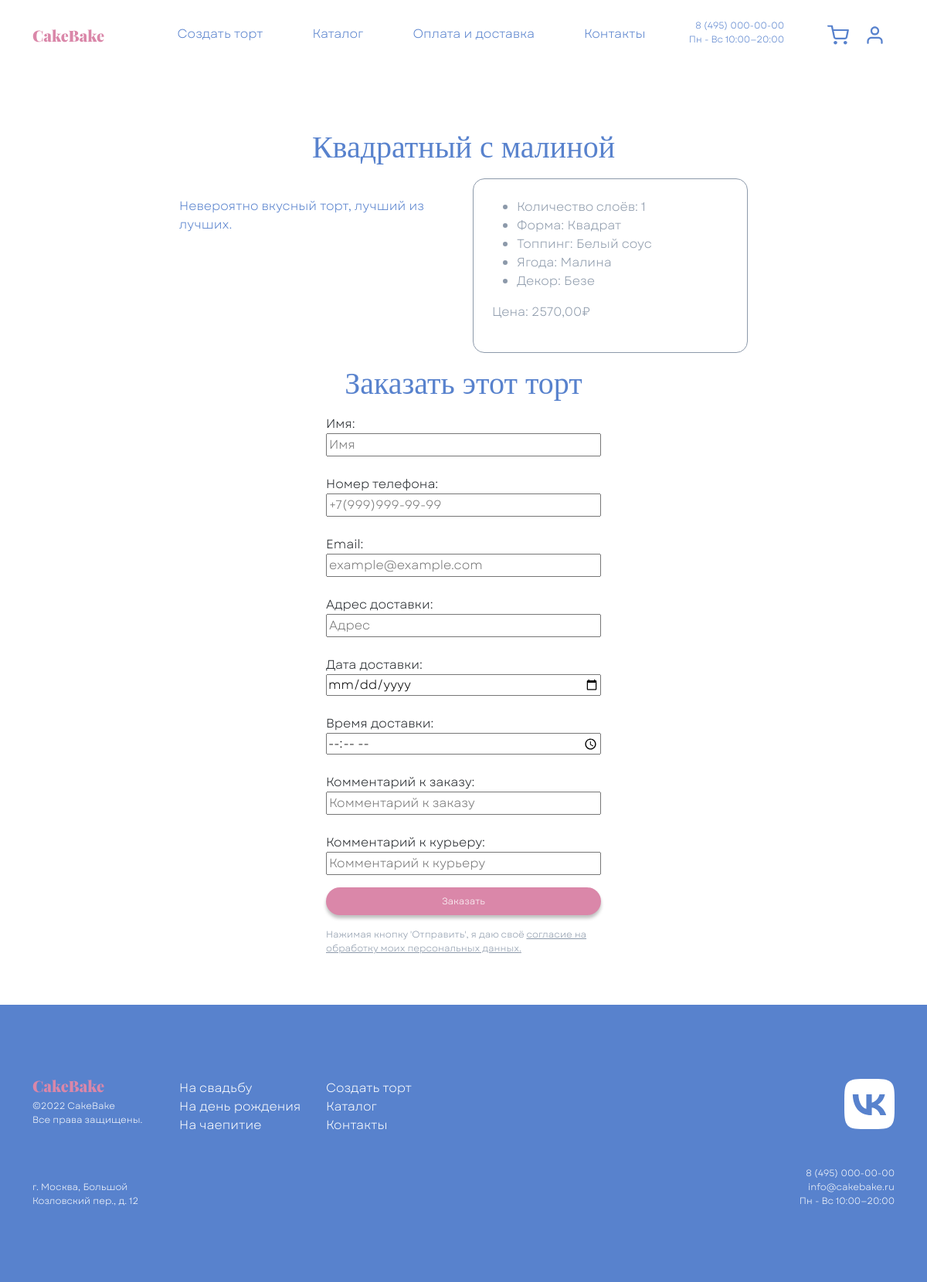
/cake/1, run on the app's committed database.
### BakeCake/models.py (models this page shows, shortened)
class Cake(models.Model):
    title = models.CharField(max_length=25, verbose_name='Название')
    image = models.ImageField(upload_to='images/cakes',
                              verbose_name='Картинка')
    description = models.TextField(null=True,
                                   blank=True,
                                   verbose_name='Описание')
    levels_number = models.ForeignKey(Layer,
                                      verbose_name='Количество уровней',
                                      on_delete=models.SET_NULL,
                                      related_name='cakes',
                                      null=True,
                                      blank=True)
    shape = models.ForeignKey(Shape,
                              verbose_name='Форма',
                              on_delete=models.SET_NULL,
                              null=True,
                              blank=True,
                              related_name='cakes')
    topping = models.ForeignKey(Topping,
                                verbose_name='Топпинг',
                                on_delete=models.SET_NULL,
                                related_name='cakes',
                                null=True,
                                blank=True)
    berry = models.ForeignKey(Berry,
                              verbose_name='Ягода',
                              on_delete=models.SET_NULL,
                              related_name='cakes',
                              null=True,
                              blank=True)
    decor = models.ForeignKey(Decor,
                              verbose_name='Декор',
                              on_delete=models.SET_NULL,
                              related_name='cakes',
                              null=True,
                              blank=True)
    inscription = models.CharField(max_length=25,
                                   verbose_name='Надпись',
                                   blank=True,
                                   null=True)
    price = models.DecimalField(max_digits=10, decimal_places=2, default=100)

class Shape(models.Model):
    shapes = {'ROUND': 'Круг',
              'SQUARE': 'Квадрат',
              'RECTANGLE': 'Прямоугольник'}
    title = models.CharField(choices=shapes,
                             max_length=25,
                             verbose_name='Форма')
    price = models.DecimalField(max_digits=10, decimal_places=2, default=100)

class Topping(models.Model):
    title = models.CharField(max_length=25, verbose_name='Название')
    description = models.TextField(null=True,
                                   blank=True,
                                   verbose_name='Описание')
    price = models.DecimalField(max_digits=10, decimal_places=2, default=100)

class Berry(models.Model):
    title = models.CharField(max_length=25, verbose_name='Название')
    description = models.TextField(null=True,
                                   blank=True,
                                   verbose_name='Описание')
    price = models.DecimalField(max_digits=10, decimal_places=2, default=100)

class Decor(models.Model):
    title = models.CharField(max_length=25, verbose_name='Название')
    description = models.TextField(null=True,
                                   blank=True,
                                   verbose_name='Описание')
    price = models.DecimalField(max_digits=10, decimal_places=2, default=100)

### BakeCake/views.py (the view)
# urls.py: path('cake/<int:cake_id>', cake_page, name='cake_page'),
def cake_page(request, cake_id: int, errors=None):
    requested_cake = Cake.objects\
        .select_related('topping', 'berry', 'decor', 'shape', 'levels_number')\
        .get(id=cake_id)
    if request.user.is_authenticated:
        user = request.user
    else:
        user = None
    context = {
        'cake_id': cake_id,
        'title': requested_cake.title,
        'image': requested_cake.image.url,
        'description': requested_cake.description,
        'levels_number': requested_cake.levels_number.number,
        'shape': requested_cake.shape.get_title_display,
        'topping': requested_cake.topping.title,
        'berry': requested_cake.berry.title,
        'decor': requested_cake.decor.title,
        'inscription': requested_cake.inscription,
        'price': requested_cake.price,
        'user': user,
        'errors': errors
    }
    return render(request, 'cake_page.html', context)

### templates/cake_page.html (shortened to what this page needs)
{% extends "base.html" %}
{% load static %}
{% block content %}
<main>
    <div class="container mt-header">
        <article class="row pt-header d-flex justify-content-center">
            <h2 class="font_Gogh fs_40 cake_blue text-center mb-3">{{ title }}</h2>
            <div class="col-12 col-sm-6 col-lg-4 d-flex flex-column align-items-center">
                <span class="cake_blue mt-4 fw-lighter mb-4">{{ description }}</span><br>
            </div>
            <div class="col-12 col-lg-4 d-flex">
                <div class="cake__card1 p-4 position-relative cake_grey" style="width: 100%;">
                    <ul>
                        <li>Количество слоёв: {{ levels_number }}</li>
                        <li>Форма: {{ shape }}</li>
                        <li>Топпинг: {{ topping }}</li>
                        {% if berry %}
                            <li>Ягода: {{ berry }}</li>
                        {% endif %}
                        {% if decor %}
                            <li>Декор: {{ decor }}</li>
                        {% endif %}
                    </ul>
                    <p>Цена: {{ price }}₽</p>
                </div>
            </div>
            <div class="col-6 col-lg-4 d-flex flex-column align-items-center">
                <h2 class="font_Gogh fs_40 cake_blue text-center mb-3">Заказать этот торт</h2>
                <form method="post" action="{% url 'create_regular_cake_order' cake_id  %}">
                    Имя:<br>
                    <input type="text" name="name" style="width: 100%;" placeholder="Имя" required="" value="{{ user.first_name }}">
                    <br><br>
                    Номер телефона:<br>
                    <input type="tel" name="phone" style="width: 100%;" placeholder="+7(999)999-99-99" required="" value="{{ user.phone_number }}">
                    <br><br>
                    Email:<br>
                    <input type="email" name="email" style="width: 100%;" placeholder="example@example.com" required="" value="{{ user.email }}">
                    <br><br>
                    Адрес доставки: <br>
                    <input type="text" name="address" style="width: 100%;" placeholder="Адрес" required="" value="{{ user.address }}">
                    <br><br>
                    Дата доставки:<br>
                    <input type="date" name="date" style="width: 100%;" placeholder="Дата доставки" required="">
                    <br><br>
                    Время доставки:<br>
                    <input type="time" name="time" style="width: 100%;" placeholder="Время доставки" required="">
                    <br><br>
                    Комментарий к заказу:<br>
                    <input type="text" name="comment" style="width: 100%;" placeholder="Комментарий к заказу">
                    <br><br>
                    Комментарий к курьеру:<br>
                    <input type="text" name="delivery_comment" style="width: 100%;" placeholder="Комментарий к курьеру">
                    <button type="submit" class="btn text-white w-100 rounded-pill mt-3 py-2 shadow-none cake__button fs_12 cake__bg_pink">Заказать</button>
                    <p class="fs_12 cake_grey">Нажимая кнопку 'Отправить', я даю своё <a class="fs_12 cake_grey" href="{% static 'pdfs/agreement.pdf' %}">согласие на обработку моих персональных данных.</a></p>
                </form>
            </div>
        </article>
    </div>
</main>
{% endblock %}

### staticfiles_dir/css/Style.css (style rules this page uses)
.font_Gogh { font-family: Gogh; }
html { height: 100%; }
* { font-family: Garet, serif; font-size: 16px; font-weight: normal; }
body { background-color: white; min-height: 100%; display: grid; grid-template-rows: auto 1fr auto; }
.mt-header { margin-top: calc(58px + 1.6rem); }
.pt-header { padding-top: calc(58px + 1.6rem); }
.cake__bg_pink { background-color: #DA87A9 !important; }
.cake_blue { color: #5882CD !important; }
.cake_grey { color: #8C99AA !important; }
.cake__button { box-shadow: 0 4px 4px rgba(0, 0, 0, 0.25) !important; border-radius: 15px; }
.cake__card1 { z-index: -1; border: 1px solid #8C99AA; border-radius: 15px; display: flex; flex-direction: column; max-width: 400px; }
.fs_12 { font-size: 12px; }
.fs_40 { font-size: 40px; }

### data on the page
Cake: title "Квадратный с малиной", description "Невероятно вкусный торт, лучший из лучших.", price "2570,00"
Shape: title "Квадрат"
Topping: title "Белый соус"
Berry: title "Малина"
Decor: title "Безе"

### other printed values
{{ levels_number }} "1"
